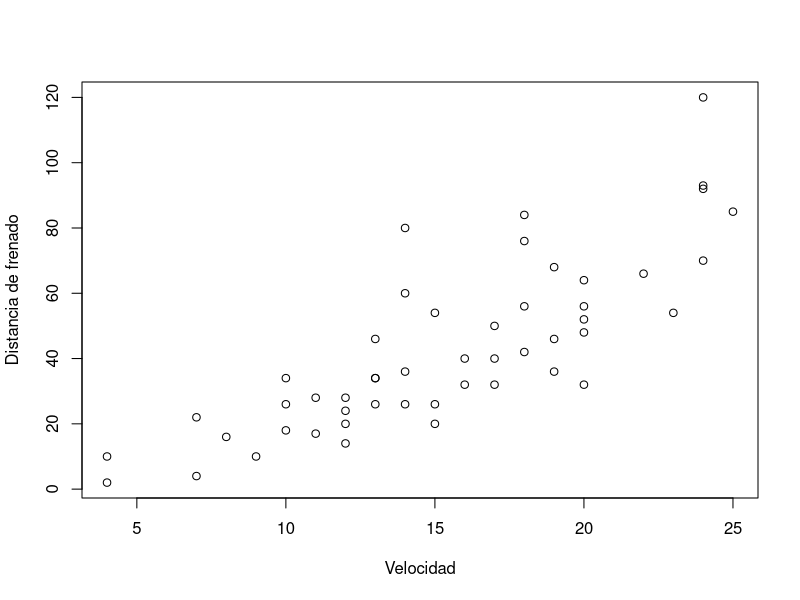

Source code (R):
## ---- chunk 1
plot(
  cars, 
  xlab = "Velocidad", 
  ylab = "Distancia de frenado"
  )
